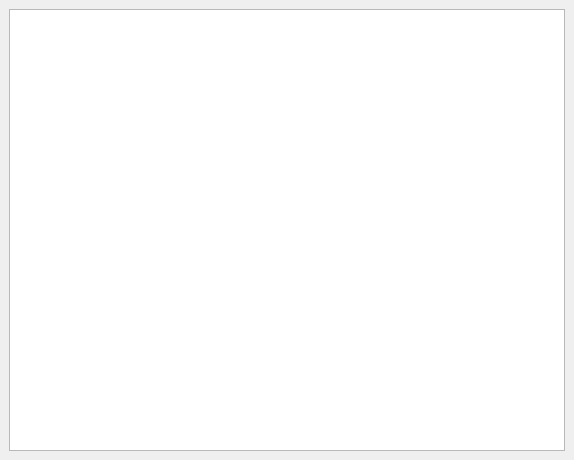
<?xml version="1.0" encoding="UTF-8"?>
<ui version="4.0">
 <class>testWindow</class>
 <widget class="QMainWindow" name="testWindow">
  <property name="geometry">
   <rect>
    <x>0</x>
    <y>0</y>
    <width>574</width>
    <height>460</height>
   </rect>
  </property>
  <property name="focusPolicy">
   <enum>Qt::NoFocus</enum>
  </property>
  <property name="windowTitle">
   <string>Results of test</string>
  </property>
  <property name="inputMethodHints">
   <set>Qt::ImhMultiLine</set>
  </property>
  <widget class="QWidget" name="centralwidget">
   <layout class="QGridLayout" name="gridLayout">
    <item row="0" column="0">
     <widget class="QTextBrowser" name="textBrowser"/>
    </item>
   </layout>
  </widget>
  <widget class="QMenuBar" name="menubar">
   <property name="geometry">
    <rect>
     <x>0</x>
     <y>0</y>
     <width>574</width>
     <height>20</height>
    </rect>
   </property>
  </widget>
 </widget>
 <resources/>
 <connections/>
</ui>
